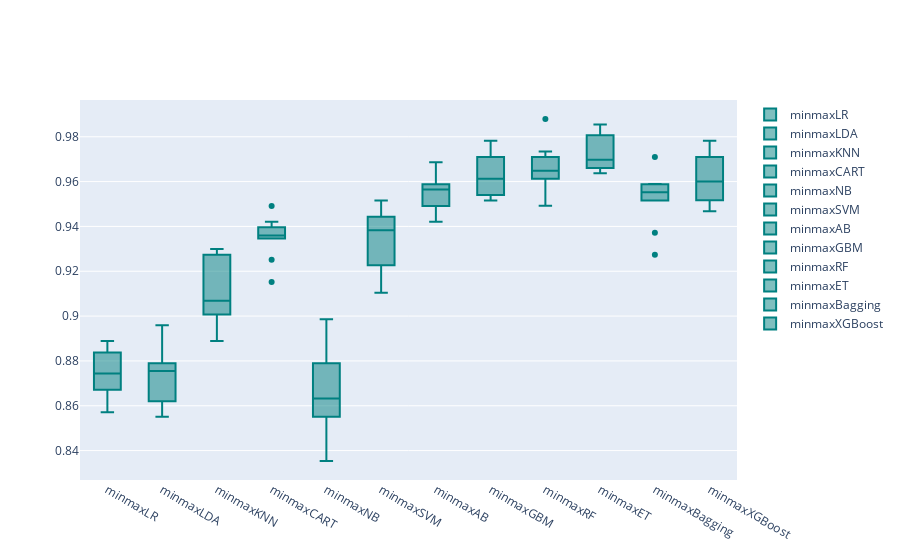

Notebook cell for this chart:
### Code cell
models = GetScaledModel('minmax')
names,results = BasedLine2(X_train, y_train,models)
PlotBoxR().PlotResult(names,results)

scaledScoreMinMax = ScoreDataFrame(names,results)
compareModels = pd.concat([basedLineScore,
                           scaledScoreStandard,
                          scaledScoreMinMax], axis=1)
compareModels

### Figure 1 — Plotly figure (JSON) as saved in the notebook; plotly's stock layout.template omitted (floating-point values rounded to 4 significant figures)
{"data": [{"marker": {"color": "rgb(0, 128, 128)"}, "name": "minmaxLR", "type": "box", "y": [0.8889, 0.8744, 0.8671, 0.8744, 0.8741, 0.8644, 0.8571, 0.8789, 0.8838, 0.8862]}, {"marker": {"color": "rgb(0, 128, 128)"}, "name": "minmaxLDA", "type": "box", "y": [0.8889, 0.8744, 0.8551, 0.8768, 0.8717, 0.862, 0.862, 0.8789, 0.8765, 0.8959]}, {"marker": {"color": "rgb(0, 128, 128)"}, "name": "minmaxKNN", "type": "box", "y": [0.913, 0.93, 0.8889, 0.9227, 0.9007, 0.9007, 0.9007, 0.8959, 0.9298, 0.9274]}, {"marker": {"color": "rgb(0, 128, 128)"}, "name": "minmaxCART", "type": "box", "y": [0.9251, 0.9348, 0.942, 0.9396, 0.937, 0.9346, 0.9153, 0.9395, 0.9346, 0.9492]}, {"marker": {"color": "rgb(0, 128, 128)"}, "name": "minmaxNB", "type": "box", "y": [0.8961, 0.8986, 0.8551, 0.8551, 0.8378, 0.8354, 0.8571, 0.8692, 0.8789, 0.8789]}, {"marker": {"color": "rgb(0, 128, 128)"}, "name": "minmaxSVM", "type": "box", "y": [0.9348, 0.9493, 0.9227, 0.9396, 0.9104, 0.9201, 0.9443, 0.937, 0.9419, 0.9516]}, {"marker": {"color": "rgb(0, 128, 128)"}, "name": "minmaxAB", "type": "box", "y": [0.942, 0.9686, 0.9638, 0.9565, 0.9443, 0.954, 0.9564, 0.9564, 0.9588, 0.9492]}, {"marker": {"color": "rgb(0, 128, 128)"}, "name": "minmaxGBM", "type": "box", "y": [0.9614, 0.971, 0.9783, 0.9734, 0.9564, 0.954, 0.9613, 0.9685, 0.9516, 0.954]}, {"marker": {"color": "rgb(0, 128, 128)"}, "name": "minmaxRF", "type": "box", "y": [0.9493, 0.9734, 0.9879, 0.971, 0.9661, 0.9613, 0.9661, 0.9613, 0.954, 0.9637]}, {"marker": {"color": "rgb(0, 128, 128)"}, "name": "minmaxET", "type": "box", "y": [0.9662, 0.9686, 0.9783, 0.9855, 0.9637, 0.9637, 0.9831, 0.9661, 0.9709, 0.9806]}, {"marker": {"color": "rgb(0, 128, 128)"}, "name": "minmaxBagging", "type": "box", "y": [0.9372, 0.9589, 0.971, 0.9565, 0.954, 0.954, 0.9274, 0.9516, 0.9588, 0.9564]}, {"marker": {"color": "rgb(0, 128, 128)"}, "name": "minmaxXGBoost", "type": "box", "y": [0.9517, 0.971, 0.9783, 0.971, 0.9564, 0.9516, 0.9588, 0.9637, 0.9467, 0.9613]}], "layout": {}}
